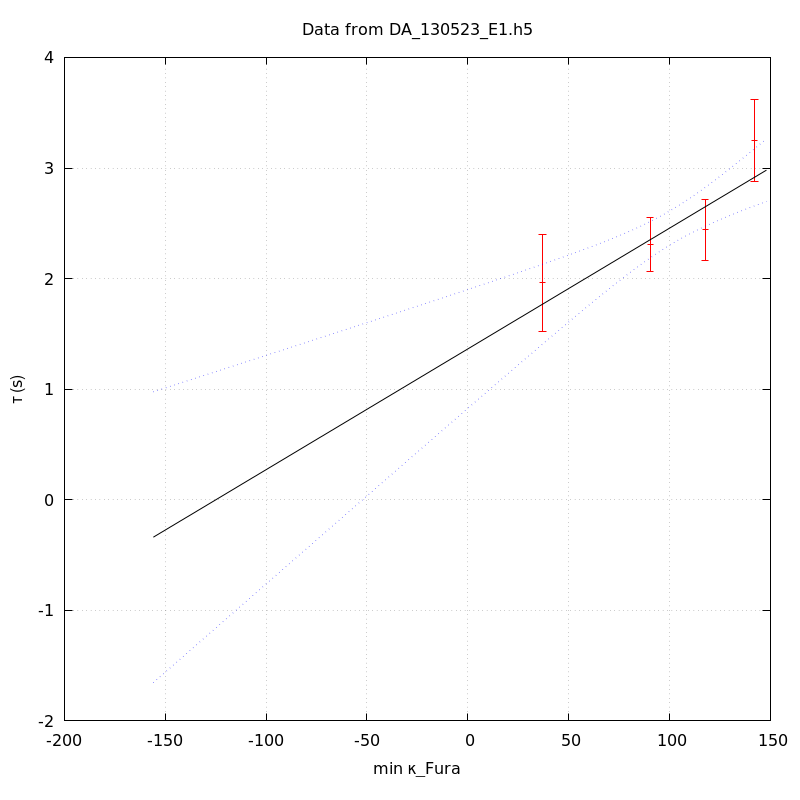

Write gnuplot code to recreate this figure.
unset key
set grid
set ylabel 'τ (s)'
set xlabel 'min κ_Fura' noenhanced
set title 'Data from DA_130523_E1.h5' noenhanced
set xrange [-1000<*:*]
plot 'DA_130523_E1_aba_tau_vs_min_kappa' index 0 using 1:2:(1.96*$3) linecolor rgb 'red' with yerrorbars,\
'' index 1 using 1:2 with lines linecolor rgb 'black',\
'' index 1 using 1:3 with lines linecolor rgb 'blue' lt 'dotted',\
'' index 1 using 1:4 with lines linecolor rgb 'blue' lt 'dotted'
